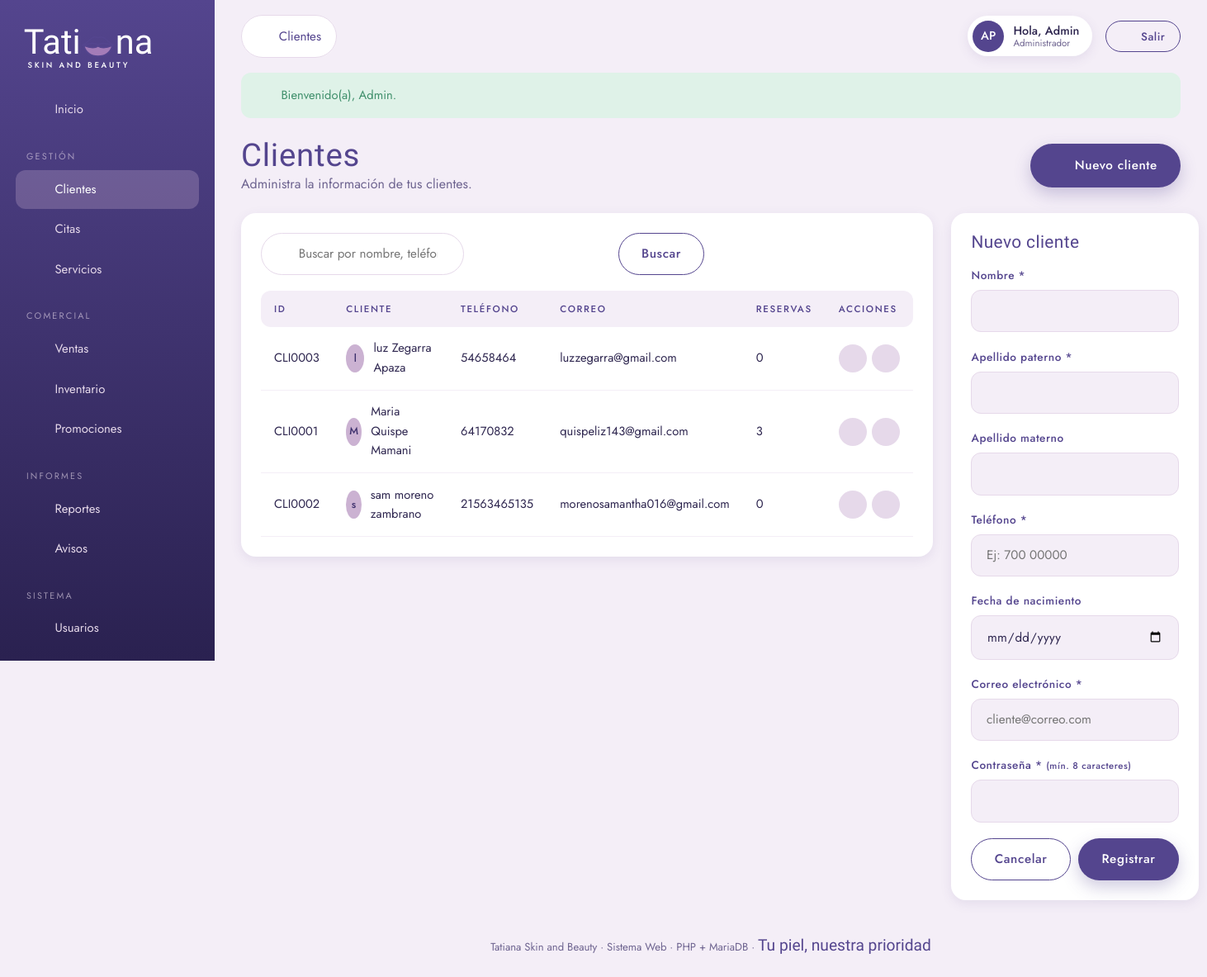
The page /index.php?v=admin_clientes (signed in) on the database its author committed.
### tables this page shows
CREATE TABLE `usuario` (
  `id_usuario` varchar(100) NOT NULL,
  `nombre` varchar(50) NOT NULL,
  `ap_paterno` varchar(50) DEFAULT NULL,
  `ap_materno` varchar(50) DEFAULT NULL,
  `telefono` varchar(20) DEFAULT NULL,
  `fecha_nacimiento` date DEFAULT NULL,
  `id_rol` varchar(10) DEFAULT NULL,
  `id_sucursal` varchar(10) DEFAULT NULL
);

### app/controllers/Controller.php (called while the page is built, shortened)
<?php
abstract class Controller
{
    protected function vista(string $archivo, array $datos = []): void
    {
        $datos += $this->avisos();
        extract($datos, EXTR_SKIP);
        require BASE_PATH . '/app/views/' . $archivo;
    }
    private function avisos(): array
    {
        $avisos = ['avisos_cliente' => 0, 'avisos_admin' => 0, 'avisos_pagos' => 0];
        $u = Auth::usuario();
        try {
            $avisos['avisos_cliente'] = Reserva::contarPendientesDeUsuario((string)$u['id']);
            if (Auth::esEmpleado()) {
                $sucursal = (string)($u['sucursal'] ?? '');
                $avisos['avisos_admin'] = $sucursal !== ''
                    ? Reserva::contarPendientesSucursal($sucursal)
                    : 0;
                $avisos['avisos_pagos'] = $sucursal !== ''
                    ? Reserva::contarPagosPorVerificarSucursal($sucursal)
                    : 0;
            } elseif (Auth::esAdmin()) {
                $avisos['avisos_admin'] = Reserva::contarPendientes();
                $avisos['avisos_pagos'] = Reserva::contarPagosPorVerificar();
            }
        } catch (\Throwable $e) {
        }
        return $avisos;
    }
    protected function texto(string $clave, string $def = ''): string
    {
        return trim((string)($_GET[$clave] ?? $_POST[$clave] ?? $def));
    }
}

### app/controllers/AdminController.php (called while the page is built, shortened)
<?php
final class AdminController extends Controller
{
    public function clientes(): void
    {
        $q = $this->texto('q');
        $pagina = max(1, $this->entero('p', 1));
        ['filas' => $clientes, 'total' => $total] = Usuario::buscarClientes($q, $pagina, self::POR_PAGINA);
        $editar = $this->texto('editar') !== '' ? Usuario::clienteConCorreo($this->texto('editar')) : null;
        $this->vista('admin/clientes.php', compact('clientes', 'q', 'pagina', 'total', 'editar'));
    }
}

### app/core/Router.php (called while the page is built, shortened)
<?php
final class Router
{
    public function despachar(): void
    {
        $vista = (string)($_GET['v'] ?? 'home');
        [$clase, $metodo, $nivel] = $this->rutas[$vista];
        try {
            (new $clase())->$metodo();
        } catch (\Throwable $e) {
            error_log('[APP] ' . $e->getMessage() . ' @ ' . $e->getFile() . ':' . $e->getLine());
            (new ErroresController())->error($e);
        }
    }
}

### public/index.php (called while the page is built, shortened)
<?php
require dirname(__DIR__) . '/app/bootstrap.php';
$rutas = require BASE_PATH . '/config/routes.php';
(new App\Core\Router($rutas))->despachar();

### app/bootstrap.php (called while the page is built, shortened)
<?php
spl_autoload_register(function (string $clase): void {
    $mapa = [
        'App\\Core\\'        => '/app/core/',
        'App\\Models\\'      => '/app/models/',
        'App\\Controllers\\' => '/app/controllers/',
    ];
    foreach ($mapa as $prefijo => $carpeta) {
        if (strncmp($clase, $prefijo, strlen($prefijo)) === 0) {
            $ruta = BASE_PATH . $carpeta . str_replace('\\', '/', substr($clase, strlen($prefijo))) . '.php';
            return;
        }
    }
});
require_once BASE_PATH . '/app/views/layout/helpers.php';

### app/core/Flash.php (called while the page is built, shortened)
<?php
final class Flash
{
    public static function pull(): array
    {
        $ok = $_SESSION['flash_ok'] ?? [];
        $err = $_SESSION['flash_err'] ?? [];
        return ['ok' => $ok, 'err' => $err];
    }
}

### app/core/Database.php (called while the page is built, shortened)
<?php
final class Database
{
    private static ?PDO $pdo = null;
    public static function pdo(): PDO
    {
        if (self::$pdo instanceof PDO) {
            return self::$pdo;
        }
        $dsn = sprintf('mysql:host=%s;port=%s;dbname=%s;charset=utf8mb4', DB_HOST, DB_PORT, DB_NAME);
        try {
            self::$pdo = new PDO($dsn, DB_USER, DB_PASS, [
                PDO::ATTR_ERRMODE            => PDO::ERRMODE_EXCEPTION,
                PDO::ATTR_DEFAULT_FETCH_MODE => PDO::FETCH_ASSOC,
                PDO::ATTR_EMULATE_PREPARES   => false,
            ]);
        } catch (PDOException $e) {
            error_log('[BD] ' . $e->getMessage());
            throw new \RuntimeException('No fue posible conectar con la base de datos.', 0, $e);
        }
        return self::$pdo;
    }
}

### app/models/Model.php (called while the page is built, shortened)
<?php
abstract class Model
{
    private static function ejecutar(string $sql, array $params): PDOStatement
    {
        $st = Database::pdo()->prepare($sql);
        $st->execute($params);
        return $st;
    }
    protected static function all(string $sql, array $params = []): array
    {
        return self::ejecutar($sql, $params)->fetchAll();
    }
}

### app/models/Usuario.php (called while the page is built, shortened)
<?php
final class Usuario extends Model
{
    public static function buscarClientes(string $q, int $pagina, int $porPagina): array
    {
        $sql = "SELECT u.*, c.correo,
                       (SELECT COUNT(*) FROM reserva r WHERE r.id_usuario = u.id_usuario) AS reservas
                FROM usuario u
                LEFT JOIN cuenta_usuario c ON c.id_usuario = u.id_usuario
                WHERE u.id_rol = 'ROL03'";
        $params = [];
        $total = self::contar($sql, $params);
        $sql .= ' ORDER BY u.nombre, u.ap_paterno LIMIT ' . $porPagina . ' OFFSET ' . (($pagina - 1) * $porPagina);
        return ['filas' => self::all($sql, $params), 'total' => $total];
    }
}

### app/views/admin/clientes.php (the view, shortened to what this page needs)
<?php
require __DIR__ . '/../layout/admin_header.php';
$editar = $editar ?? null;
?>
<div class="page-title">
    <div>
        <h1>Clientes</h1>
        <p class="muted">Administra la información de tus clientes.</p>
    </div>
    <a class="btn btn-primary" href="<?= ruta('admin_clientes', ['nuevo' => 1]) ?>"><?= icon('plus', 18) ?> Nuevo cliente</a>
</div>
<div class="split">
    <section class="panel">
        <form class="filters" method="get" action="<?= BASE_URL ?>/index.php">
            <div class="search" style="flex:1">
                <?= icon('search', 18) ?>
                <input class="input" type="search" name="q" placeholder="Buscar por nombre, teléfono o correo..." value="<?= e($q ?? '') ?>">
            </div>
            <button class="btn btn-outline" type="submit">Buscar</button>
        </form>
        <?php if (empty($clientes)): ?>
            <?= vacio(($q ?? '') !== '' ? 'Ningún cliente coincide con la búsqueda.' : 'Aún no hay clientes registrados.', 'users') ?>
        <?php else: ?>
        <table class="table">
            <thead><tr><th>ID</th><th>Cliente</th><th>Teléfono</th><th>Correo</th><th>Reservas</th><th>Acciones</th></tr></thead>
            <tbody>
            <?php foreach ($clientes as $c): ?>
                <tr>
                    <td><?= e($c['id_usuario']) ?></td>
                    <td><div class="person"><span class="avatar"><?= e(mb_substr($c['nombre'], 0, 1)) ?></span><?= e(trim($c['nombre'] . ' ' . $c['ap_paterno'] . ' ' . $c['ap_materno'])) ?></div></td>
                    <td><?= e($c['telefono'] ?: '—') ?></td>
                    <td><?= e($c['correo'] ?: '—') ?></td>
                    <td><?= (int)$c['reservas'] ?></td>
                    <td><div class="acts">
                        <a class="ic-btn" href="<?= ruta('admin_citas', ['q' => $c['id_usuario']]) ?>" title="Ver citas"><?= icon('calendar', 16) ?></a>
                        <a class="ic-btn" href="<?= ruta('admin_clientes', ['editar' => $c['id_usuario'], 'q' => $q ?? '']) ?>" aria-label="Editar"><?= icon('edit', 16) ?></a>
                    </div></td>
                </tr>
            <?php endforeach; ?>
            </tbody>
        </table>
        <?php endif; ?>
    </section>
    <aside class="panel">
        <div class="panel-head"><h3><?= $editar ? 'Editar cliente' : 'Nuevo cliente' ?></h3></div>
        <form method="post" action="<?= ruta('admin_clientes') ?>">
            <div class="field"><label>Nombre *</label><input class="input" name="nombre" required maxlength="50" value="<?= e($editar['nombre'] ?? '') ?>"></div>
            <div class="field"><label>Apellido paterno *</label><input class="input" name="ap_paterno" required maxlength="50" value="<?= e($editar['ap_paterno'] ?? '') ?>"></div>
            <div class="field"><label>Apellido materno</label><input class="input" name="ap_materno" maxlength="50" value="<?= e($editar['ap_materno'] ?? '') ?>"></div>
            <div class="field"><label>Teléfono *</label><input class="input" name="telefono" required maxlength="20" placeholder="Ej: 700 00000" value="<?= e($editar['telefono'] ?? '') ?>"></div>
            <div class="field"><label>Fecha de nacimiento</label><input class="input" type="date" name="fecha_nacimiento" value="<?= e($editar['fecha_nacimiento'] ?? '') ?>"></div>
            <?php if ($editar === null): ?>
                <div class="field"><label>Correo electrónico *</label><input class="input" type="email" name="correo" required placeholder="cliente@correo.com"></div>
                <div class="field"><label>Contraseña * <small>(mín. 8 caracteres)</small></label><input class="input" type="password" name="password" required minlength="8"></div>
            <?php else: ?>
                <div class="field"><label>Correo</label><input class="input" value="<?= e($editar['correo'] ?? '') ?>" disabled></div>
                <p class="muted" style="font-size:.82rem">Para restablecer la contraseña del cliente, hazlo desde <b>Usuarios</b> o pide al administrador.</p>
            <?php endif; ?>
            <div style="display:flex;gap:.6rem;margin-top:1rem">
                <?php if ($editar !== null): ?>
                    <a href="<?= ruta('admin_clientes', ['q' => $q ?? '']) ?>" class="btn btn-outline" style="flex:1">Cancelar</a>
                <?php else: ?>
                    <button type="reset" class="btn btn-outline" style="flex:1">Cancelar</button>
                <?php endif; ?>
                <button type="submit" class="btn btn-primary" style="flex:1"><?= $editar ? 'Guardar' : 'Registrar' ?></button>
            </div>
        </form>
    </aside>
</div>
<?php require __DIR__ . '/../layout/admin_footer.php'; ?>

### app/views/layout/helpers.php (shortened to what this page needs)
<?php
function e($texto): string
{
    return htmlspecialchars((string)$texto, ENT_QUOTES, 'UTF-8');
}
function ruta(string $vista, array $params = []): string
{
    $url = BASE_URL . '/index.php?v=' . urlencode($vista);
    foreach ($params as $k => $val) {
        if ($val === null || $val === '') {
            continue;
        }
        $url .= '&' . urlencode((string)$k) . '=' . urlencode((string)$val);
    }
    return $url;
}
function flashes(): string
{
    $flash = \App\Core\Flash::pull();
    $ok = $flash['ok'] ?? [];
    $html = '';
    foreach ($ok as $m) {
        $html .= '<div class="alert ok">' . icon('check', 18) . '<span>' . e($m) . '</span></div>';
    }
    return $html;
}
function lips(string $clase = ''): string
{
    return '<svg class="' . $clase . '" viewBox="0 0 120 80" fill="none" xmlns="http://www.w3.org/2000/svg" aria-hidden="true">
      <path d="M8 38c14-3 22-18 34-24 8-4 12 0 18 0s10-4 18 0c12 6 20 21 34 24" stroke="#54458e" stroke-width="5" stroke-linecap="round" stroke-linejoin="round"/>
      <path d="M12 40c20 8 36 10 48 2 12 8 28 6 48-2-6 22-22 36-48 36S18 62 12 40Z" fill="#a47cb8" stroke="#54458e" stroke-width="5" stroke-linejoin="round"/>
      <path d="M12 40c20-8 36-10 48-2 12-8 28-6 48 2" stroke="#54458e" stroke-width="5" stroke-linecap="round"/>
    </svg>';
}
function logo(bool $claro = false): string
{
    $c = $claro ? 'light' : '';
    return '<a href="' . ruta('home') . '" class="logo ' . $c . '">
        <span class="logo-word">Tati' . lips() . 'na</span>
        <span class="logo-sub">SKIN AND BEAUTY</span>
    </a>';
}
function icon(string $n, int $s = 22): string
{
    $d = $p[$n] ?? $p['sparkle'];
    return '<svg width="' . $s . '" height="' . $s . '" viewBox="0 0 24 24" fill="none" stroke="currentColor" stroke-width="1.6" stroke-linecap="round" stroke-linejoin="round" aria-hidden="true">' . $d . '</svg>';
}

### rows shown on the page
usuario: id_usuario "CLI0003", nombre "l", nombre+ap_paterno+ap_materno "luz Zegarra Apaza", telefono "54658464", correo "luzzegarra@gmail.com", reservas "0", $s 16 (drawn)
usuario: id_usuario "CLI0001", nombre "M", nombre+ap_paterno+ap_materno "Maria Quispe Mamani", telefono "64170832", correo "quispeliz143@gmail.com", reservas "3", $s 16 (drawn)
usuario: id_usuario "CLI0002", nombre "s", nombre+ap_paterno+ap_materno "sam moreno zambrano", telefono "21563465135", correo "morenosamantha016@gmail.com", reservas "0", $s 16 (drawn)

### other values the page prints
$texto "Inicio Clientes Citas Servicios Ventas Inventario Promociones Reportes Avisos Usuarios"
$titulo "Clientes"
$iniciales "AP"
$u['nombre'] "Admin"
$rolTexto "Administrador"
$m "Bienvenido(a), Admin."
